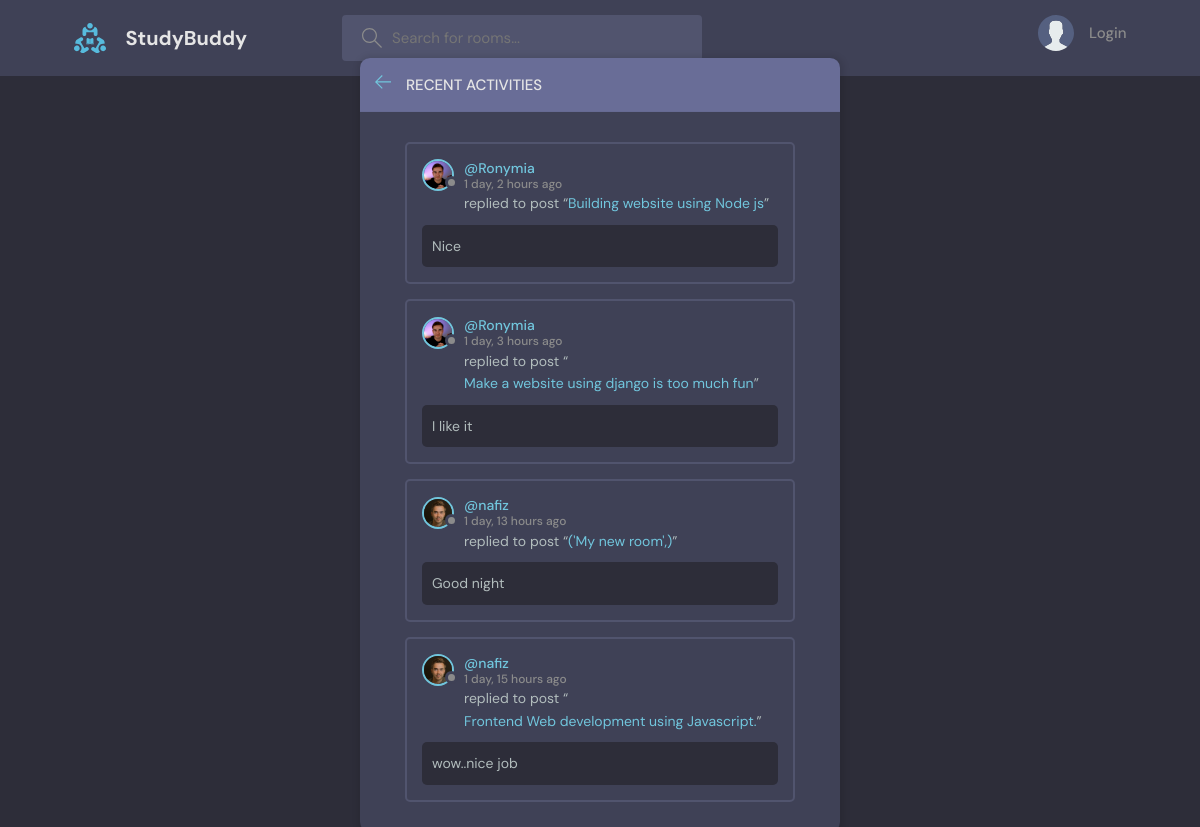
/activities/, run on an earlier commit of the app's database.
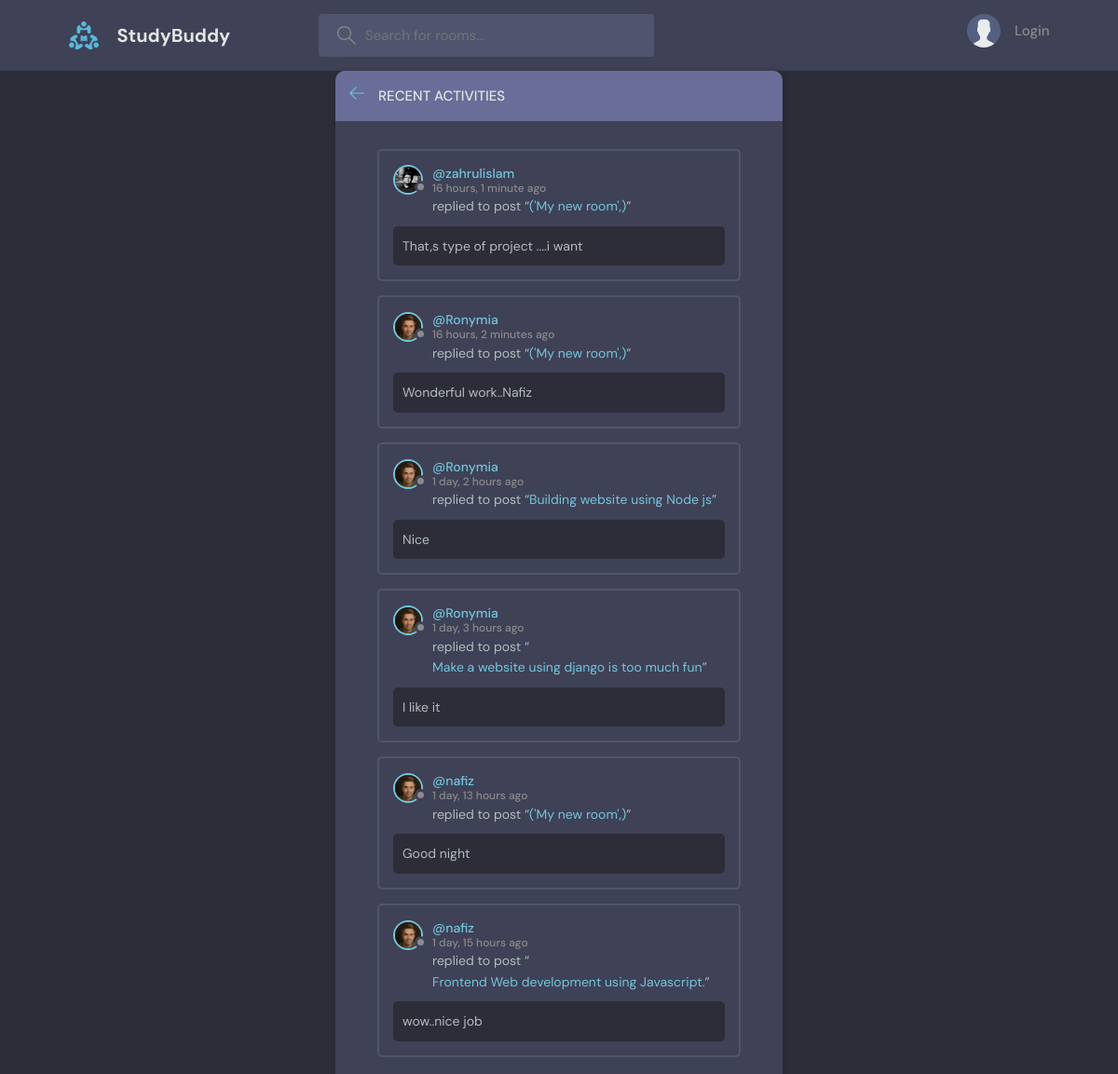
And on a later commit of the database.
### devproject/models.py (models this page shows, shortened)
class Messages(models.Model):
    user = models.ForeignKey(Profile,on_delete=models.CASCADE)
    room = models.ForeignKey(Room,on_delete=models.CASCADE)
    body = models.TextField()
    created = models.DateTimeField(auto_now_add=True)
    updated = models.DateTimeField(auto_now=True)
    class Meta:
        ordering = ['-created']

class Room(models.Model):
    host = models.ForeignKey(Profile,on_delete=models.SET_NULL,null=True)
    topic = models.ForeignKey(Topics,on_delete=models.SET_NULL,null=True)
    title = models.CharField(max_length=288)
    description = models.TextField()
    participants = models.ManyToManyField(Profile,related_name='participants',blank=True)
    created = models.DateTimeField(auto_now_add=True)
    updated = models.DateTimeField(auto_now=True)
    class Meta:
        ordering = ['-created']

### devaccounts/models.py (models this page shows, shortened)
class Profile(models.Model):
    user = models.OneToOneField(User,on_delete=models.CASCADE)
    first_name = models.CharField(max_length=100,null=True,blank=True)
    username = models.CharField(max_length=100,null=True,blank=True)
    email = models.EmailField(max_length=100,null=True,blank=True)
    profile_pic = models.ImageField(upload_to='avatar',default='dennis.jpg',blank=True,null=True)
    bio = models.TextField()
    facebook_id = models.URLField(blank=True,null=True)
    twitter_id = models.URLField(blank=True,null=True)
    linkedin_id = models.URLField(blank=True,null=True)

### devproject/views.py (the view)
# urls.py: path('activities/',views.activities,name='activities'),
def activities(request):
    activities = Messages.objects.all()
    context = {'activities':activities}
    return render(request,'devproject/allactivities.html',context)

### devproject/templates/devproject/allactivities.html (shortened to what this page needs)
{% extends 'base.html' %}
{% block content %}
<main class="layout">
    <div class="container">
      <div class="layout__box">
        <div class="layout__boxHeader">
          <div class="layout__boxTitle">
            <a href="{% url 'home' %}">
              <svg version="1.1" xmlns="http://www.w3.org/2000/svg" width="32" height="32" viewBox="0 0 32 32">
                <title>arrow-left</title>
                <path
                  d="M13.723 2.286l-13.723 13.714 13.719 13.714 1.616-1.611-10.96-10.96h27.625v-2.286h-27.625l10.965-10.965-1.616-1.607z"
                ></path>
              </svg>
            </a>
            <h3>Recent Activities</h3>
          </div>
        </div>
        <div class="activities-page layout__body">
            {% for activity in activities %}
            <div class="activities__box">
                <div class="activities__boxHeader roomListRoom__header">
                  <a href="profile.html" class="roomListRoom__author">
                    <div class="avatar avatar--small">
                      <img src="{{activity.user.profile_pic.url}}" />
                    </div>
                    <p>
                      @{{activity.user.username}}
                      <span>{{activity.created|timesince}} ago</span>
                    </p>
                  </a>
                </div>
                <div class="activities__boxContent">
                  <p>replied to post “<a href="room.html">{{activity.room.title}}</a>”</p>
                  <div class="activities__boxRoomContent">
                    {{activity.body}}
                  </div>
                </div>
              </div>
            {% endfor %}
        </div>
      </div>
    </div>
  </main>
{% endblock content %}

What changed in the data, as far as the page shows it:
added Messages: user.profile_pic (picture), user.username "zahrulislam", created "16 hours, 1 minute", room "('My new room',)", body "That,s type of project ....i want"
added Messages: user.profile_pic (picture), user.username "Ronymia", created "16 hours, 2 minutes", room "('My new room',)", body "Wonderful work..Nafiz"
changed through a linked row, Messages "Nice": user.profile_pic: a different picture
changed through a linked row, Messages "I like it": user.profile_pic: a different picture
